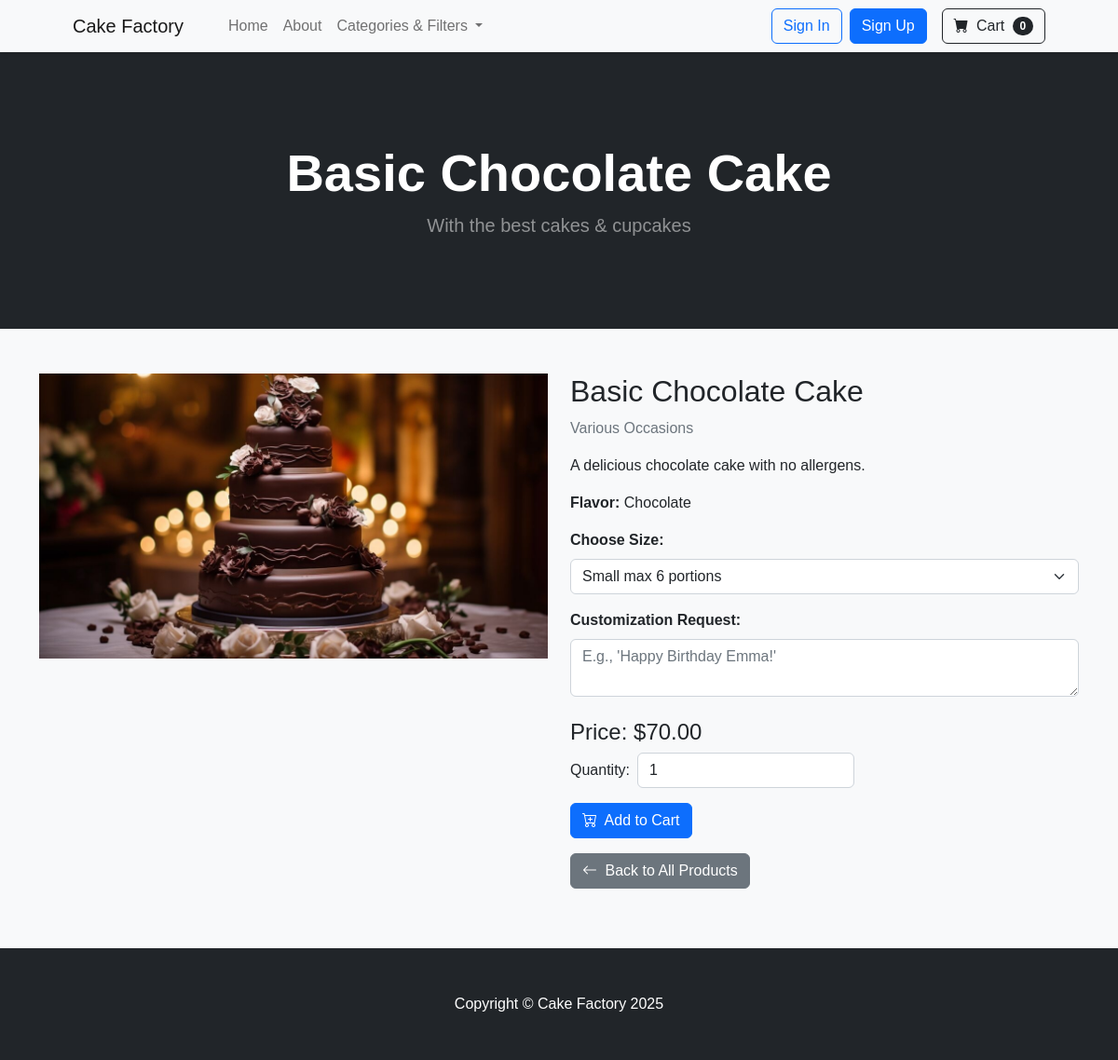
The page /products/1/ on the database its author committed.
### products/models.py (models this page shows, shortened)
class Product(models.Model):
    name = models.CharField(max_length=255, unique=True)
    slug = models.SlugField(unique=True, blank=True)
    description = models.TextField(blank=True)
    price = models.DecimalField(max_digits=10, decimal_places=2)
    category = models.ForeignKey(
        Category, on_delete=models.SET_NULL,
        null=True, blank=True, related_name="products"
    )
    flavor = models.ForeignKey(
        Flavor, on_delete=models.SET_NULL,
        null=True, blank=True, related_name="products"
    )
    sizes = models.ManyToManyField(
        Size, blank=True, related_name="products"
    )
    image = models.ImageField(upload_to="product_images/", blank=True, null=True)
    allergen_info = models.TextField(blank=True, help_text="E.g., Contains nuts, gluten-free")
    available = models.BooleanField(default=True)
    created_at = models.DateTimeField(auto_now_add=True)

class Category(models.Model):
    name = models.CharField(max_length=100, unique=True)
    slug = models.SlugField(unique=True, blank=True)

class Flavor(models.Model):
    name = models.CharField(max_length=100, unique=True)
    slug = models.SlugField(unique=True, blank=True)

### products/views.py (the view)
# urls.py: path('<int:pk>/', ProductDetailView.as_view(), name='product_detail'),
class ProductDetailView(DetailView):
    model = Product
    template_name = 'products/product_detail.html'

### orders/context_processors.py (called while the page is built)
def cart_context(request):
    cart_items = 0
    cart_total_price = 0.0
    if request.user.is_authenticated:
        cart_items_qs = CartItem.objects.filter(user=request.user)
        cart_items = sum(item.quantity for item in cart_items_qs)
        cart_total_price = sum(item.line_total for item in cart_items_qs)
    else:
        session_cart = request.session.get("cart", {})
        cart_items = sum(item["quantity"] for item in session_cart.values())
        cart_total_price = sum(float(item["price"]) * int(item["quantity"]) for item in session_cart.values())
    return {"cart_items": cart_items, "cart_total_price": cart_total_price}

### products/context_processors.py (called while the page is built)
def categories_context(request):
    return {
        'categories': Category.objects.all()
    }

### products/templates/products/product_detail.html (shortened to what this page needs)
{% extends "base.html" %}
{% block header %}{{ product.name }}{% endblock %}
{% block content %}
<div class="row">
    <div class="col-md-6 mb-3">
        {% if product.image %}
            <img src="{{ product.image.url }}" class="img-fluid" alt="{{ product.name }}">
        {% else %}
            <img src="https://via.placeholder.com/600x400?text=No+Image" class="img-fluid" alt="No Image">
        {% endif %}
    </div>
    <div class="col-md-6 mb-3">
        <h2>{{ product.name }}</h2>
        {% if product.category %}
            <p class="text-muted">{{ product.category.name }}</p>
        {% else %}
            <p class="text-muted">No Category</p>
        {% endif %}
        <p>{{ product.description }}</p>
        {% if product.flavor %}
            <p><strong>Flavor:</strong> {{ product.flavor.name }}</p>
        {% endif %}
        {% if product.sizes.all %}
            <form method="POST" action="{% url 'cart_add' product.id %}">
                <div class="mb-3">
                    <label for="size" class="form-label"><strong>Choose Size:</strong></label>
                    <select name="size" id="size" class="form-select">
                        {% for size in product.sizes.all %}
                            <option value="{{ size.id }}">{{ size.name }}</option>
                        {% endfor %}
                    </select>
                </div>
        {% endif %}
        <div class="mb-3">
            <label for="customization" class="form-label"><strong>Customization Request:</strong></label>
            <textarea name="customization" id="customization" class="form-control" placeholder="E.g., 'Happy Birthday Emma!'"></textarea>
        </div>
        <h4 class="mt-4">Price: ${{ product.price }}</h4>
        <div class="d-flex align-items-center mb-3">
            <label for="quantity" class="me-2 mb-0">Quantity:</label>
            <input type="number" name="quantity" id="quantity" value="1" min="1" class="form-control w-auto">
        </div>
        <button type="submit" class="btn btn-primary">
            <i class="bi bi-cart-plus me-1"></i> Add to Cart
        </button>
        </form>
        <a href="{% url 'product_list' %}" class="btn btn-secondary mt-3">
            <i class="bi bi-arrow-left me-1"></i> Back to All Products
        </a>
    </div>
</div>
{% endblock %}

### static/css/styles.css (style rules this page uses)
body { background-color: #f8f9fa; font-family: 'Poppins', sans-serif; }

### rows shown on the page
Product: name "Basic Chocolate Cake", image (picture), category.name "Various Occasions", description "A delicious chocolate cake with no allergens.", flavor.name "Chocolate", price "70.00"

### other values the page prints
{{ cart_items|default:0 }} "0"
form field size "Small max 6 portions"
